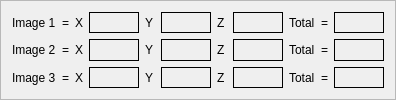
              <widget class="QFrame" name="frame_error_coor">
               <property name="frameShape">
                <enum>QFrame::StyledPanel</enum>
               </property>
               <property name="frameShadow">
                <enum>QFrame::Raised</enum>
               </property>
               <layout class="QVBoxLayout" name="verticalLayout_20">
                <item>
                 <layout class="QGridLayout" name="gridLayout_3">
                  <item row="0" column="2">
                   <widget class="QLabel" name="label_37">
                    <property name="minimumSize">
                     <size>
                      <width>0</width>
                      <height>0</height>
                     </size>
                    </property>
                    <property name="text">
                     <string>X</string>
                    </property>
                   </widget>
                  </item>
                  <item row="2" column="0">
                   <widget class="QLabel" name="label_42">
                    <property name="text">
                     <string>Image 3</string>
                    </property>
                   </widget>
                  </item>
                  <item row="1" column="6">
                   <widget class="QLabel" name="label_43">
                    <property name="minimumSize">
                     <size>
                      <width>0</width>
                      <height>0</height>
                     </size>
                    </property>
                    <property name="text">
                     <string>Z</string>
                    </property>
                   </widget>
                  </item>
                  <item row="0" column="7">
                   <widget class="QLabel" name="lbl_error_Z1">
                    <property name="minimumSize">
                     <size>
                      <width>50</width>
                      <height>0</height>
                     </size>
                    </property>
                    <property name="frameShape">
                     <enum>QFrame::Box</enum>
                    </property>
                    <property name="text">
                     <string/>
                    </property>
                   </widget>
                  </item>
                  <item row="2" column="3">
                   <widget class="QLabel" name="lbl_error_X3">
                    <property name="minimumSize">
                     <size>
                      <width>50</width>
                      <height>20</height>
                     </size>
                    </property>
                    <property name="frameShape">
                     <enum>QFrame::Box</enum>
                    </property>
                    <property name="text">
                     <string/>
                    </property>
                   </widget>
                  </item>
                  <item row="2" column="5">
                   <widget class="QLabel" name="lbl_error_Y3">
                    <property name="minimumSize">
                     <size>
                      <width>50</width>
                      <height>0</height>
                     </size>
                    </property>
                    <property name="frameShape">
                     <enum>QFrame::Box</enum>
                    </property>
                    <property name="text">
                     <string/>
                    </property>
                   </widget>
                  </item>
                  <item row="1" column="2">
                   <widget class="QLabel" name="label_47">
                    <property name="minimumSize">
                     <size>
                      <width>0</width>
                      <height>0</height>
                     </size>
                    </property>
                    <property name="maximumSize">
                     <size>
                      <width>10</width>
                      <height>16777215</height>
                     </size>
                    </property>
                    <property name="text">
                     <string>X</string>
                    </property>
                   </widget>
                  </item>
                  <item row="1" column="7">
                   <widget class="QLabel" name="lbl_error_Z2">
                    <property name="minimumSize">
                     <size>
                      <width>50</width>
                      <height>0</height>
                     </size>
                    </property>
                    <property name="frameShape">
                     <enum>QFrame::Box</enum>
                    </property>
                    <property name="text">
                     <string/>
                    </property>
                   </widget>
                  </item>
                  <item row="2" column="6">
                   <widget class="QLabel" name="label_49">
                    <property name="minimumSize">
                     <size>
                      <width>10</width>
                      <height>0</height>
                     </size>
                    </property>
                    <property name="maximumSize">
                     <size>
                      <width>10</width>
                      <height>16777215</height>
                     </size>
                    </property>
                    <property name="text">
                     <string>Z</string>
                    </property>
                   </widget>
                  </item>
                  <item row="0" column="9">
                   <widget class="QLabel" name="label_50">
                    <property name="maximumSize">
                     <size>
                      <width>10</width>
                      <height>16777215</height>
                     </size>
                    </property>
                    <property name="text">
                     <string>=</string>
                    </property>
                   </widget>
                  </item>
                  <item row="0" column="5">
                   <widget class="QLabel" name="lbl_error_Y1">
                    <property name="minimumSize">
                     <size>
                      <width>50</width>
                      <height>0</height>
                     </size>
                    </property>
                    <property name="frameShape">
                     <enum>QFrame::Box</enum>
                    </property>
                    <property name="text">
                     <string/>
                    </property>
                   </widget>
                  </item>
                  <item row="0" column="0">
                   <widget class="QLabel" name="label_5">
                    <property name="text">
                     <string>Image 1</string>
                    </property>
                   </widget>
                  </item>
                  <item row="1" column="5">
                   <widget class="QLabel" name="lbl_error_Y2">
                    <property name="minimumSize">
                     <size>
                      <width>50</width>
                      <height>0</height>
                     </size>
                    </property>
                    <property name="frameShape">
                     <enum>QFrame::Box</enum>
                    </property>
                    <property name="text">
                     <string/>
                    </property>
                   </widget>
                  </item>
                  <item row="1" column="0">
                   <widget class="QLabel" name="label_53">
                    <property name="text">
                     <string>Image 2</string>
                    </property>
                   </widget>
                  </item>
                  <item row="2" column="2">
                   <widget class="QLabel" name="label_54">
                    <property name="minimumSize">
                     <size>
                      <width>0</width>
                      <height>0</height>
                     </size>
                    </property>
                    <property name="text">
                     <string>X</string>
                    </property>
                   </widget>
                  </item>
                  <item row="2" column="4">
                   <widget class="QLabel" name="label_55">
                    <property name="maximumSize">
                     <size>
                      <width>10</width>
                      <height>16777215</height>
                     </size>
                    </property>
                    <property name="text">
                     <string>Y</string>
                    </property>
                   </widget>
                  </item>
                  <item row="0" column="3">
                   <widget class="QLabel" name="lbl_error_X1">
                    <property name="minimumSize">
                     <size>
                      <width>50</width>
                      <height>20</height>
                     </size>
                    </property>
                    <property name="frameShape">
                     <enum>QFrame::Box</enum>
                    </property>
                    <property name="text">
                     <string/>
                    </property>
                   </widget>
                  </item>
                  <item row="2" column="7">
                   <widget class="QLabel" name="lbl_error_Z3">
                    <property name="minimumSize">
                     <size>
                      <width>50</width>
                      <height>0</height>
                     </size>
                    </property>
                    <property name="frameShape">
                     <enum>QFrame::Box</enum>
                    </property>
                    <property name="text">
                     <string/>
                    </property>
                   </widget>
                  </item>
                  <item row="0" column="4">
                   <widget class="QLabel" name="label_58">
                    <property name="maximumSize">
                     <size>
                      <width>10</width>
                      <height>16777215</height>
                     </size>
                    </property>
                    <property name="text">
                     <string>Y</string>
                    </property>
                   </widget>
                  </item>
                  <item row="1" column="3">
                   <widget class="QLabel" name="lbl_error_X2">
                    <property name="minimumSize">
                     <size>
                      <width>50</width>
                      <height>20</height>
                     </size>
                    </property>
                    <property name="frameShape">
                     <enum>QFrame::Box</enum>
                    </property>
                    <property name="text">
                     <string/>
                    </property>
                   </widget>
                  </item>
                  <item row="0" column="6">
                   <widget class="QLabel" name="label_60">
                    <property name="minimumSize">
                     <size>
                      <width>10</width>
                      <height>0</height>
                     </size>
                    </property>
                    <property name="maximumSize">
                     <size>
                      <width>10</width>
                      <height>16777215</height>
                     </size>
                    </property>
                    <property name="text">
                     <string>Z</string>
                    </property>
                   </widget>
                  </item>
                  <item row="2" column="1">
                   <widget class="QLabel" name="label_61">
                    <property name="maximumSize">
                     <size>
                      <width>10</width>
                      <height>16777215</height>
                     </size>
                    </property>
                    <property name="text">
                     <string>=</string>
                    </property>
                   </widget>
                  </item>
                  <item row="1" column="4">
                   <widget class="QLabel" name="label_62">
                    <property name="minimumSize">
                     <size>
                      <width>10</width>
                      <height>0</height>
                     </size>
                    </property>
                    <property name="text">
                     <string>Y</string>
                    </property>
                   </widget>
                  </item>
                  <item row="1" column="1">
                   <widget class="QLabel" name="label_63">
                    <property name="maximumSize">
                     <size>
                      <width>10</width>
                      <height>16777215</height>
                     </size>
                    </property>
                    <property name="text">
                     <string>=</string>
                    </property>
                   </widget>
                  </item>
                  <item row="0" column="8">
                   <widget class="QLabel" name="label_64">
                    <property name="text">
                     <string>Total</string>
                    </property>
                   </widget>
                  </item>
                  <item row="0" column="10">
                   <widget class="QLabel" name="lbl_error_total1">
                    <property name="minimumSize">
                     <size>
                      <width>50</width>
                      <height>20</height>
                     </size>
                    </property>
                    <property name="frameShape">
                     <enum>QFrame::Box</enum>
                    </property>
                    <property name="text">
                     <string/>
                    </property>
                   </widget>
                  </item>
                  <item row="0" column="1">
                   <widget class="QLabel" name="label_66">
                    <property name="maximumSize">
                     <size>
                      <width>10</width>
                      <height>16777215</height>
                     </size>
                    </property>
                    <property name="text">
                     <string>=</string>
                    </property>
                   </widget>
                  </item>
                  <item row="2" column="10">
                   <widget class="QLabel" name="lbl_error_total3">
                    <property name="minimumSize">
                     <size>
                      <width>50</width>
                      <height>20</height>
                     </size>
                    </property>
                    <property name="frameShape">
                     <enum>QFrame::Box</enum>
                    </property>
                    <property name="text">
                     <string/>
                    </property>
                   </widget>
                  </item>
                  <item row="1" column="10">
                   <widget class="QLabel" name="lbl_error_total2">
                    <property name="minimumSize">
                     <size>
                      <width>50</width>
                      <height>20</height>
                     </size>
                    </property>
                    <property name="frameShape">
                     <enum>QFrame::Box</enum>
                    </property>
                    <property name="text">
                     <string/>
                    </property>
                   </widget>
                  </item>
                  <item row="1" column="8">
                   <widget class="QLabel" name="label_69">
                    <property name="text">
                     <string>Total</string>
                    </property>
                   </widget>
                  </item>
                  <item row="2" column="8">
                   <widget class="QLabel" name="label_70">
                    <property name="text">
                     <string>Total</string>
                    </property>
                   </widget>
                  </item>
                  <item row="1" column="9">
                   <widget class="QLabel" name="label_71">
                    <property name="maximumSize">
                     <size>
                      <width>10</width>
                      <height>16777215</height>
                     </size>
                    </property>
                    <property name="text">
                     <string>=</string>
                    </property>
                   </widget>
                  </item>
                  <item row="2" column="9">
                   <widget class="QLabel" name="label_72">
                    <property name="maximumSize">
                     <size>
                      <width>10</width>
                      <height>16777215</height>
                     </size>
                    </property>
                    <property name="text">
                     <string>=</string>
                    </property>
                   </widget>
                  </item>
                 </layout>
                </item>
               </layout>
              </widget>
